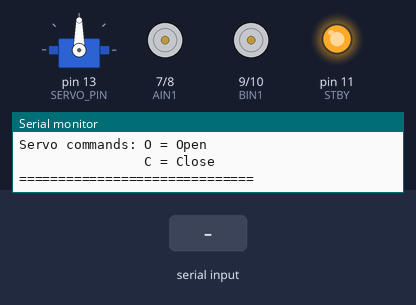
The sketch below on a simulated Arduino Nano, built with avr-gcc and run on an emulated ATmega328P. On the bench: servo, motor-driver pin pairs drawn as motors (green arrow = first pin HIGH = forward, orange = second pin HIGH = backward, longer = more drive, scaled by the enable pin, stopped while the standby pin is LOW), output pins drawn as LEDs (lit = HIGH), the last lines printed to the serial monitor. The test bench sets the inputs (shaded band).

Above: at 1.3 s.
1.4 s: "F\n" received over Serial
At 2.2 s:
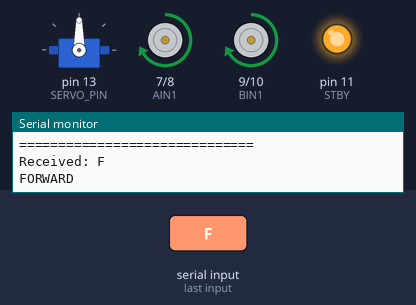
3.9 s: byte 66 ('B') received over Serial
At 4.3 s:
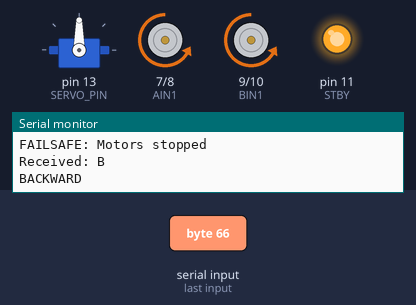
6.4 s: byte 76 ('L') received over Serial
At 7.2 s:
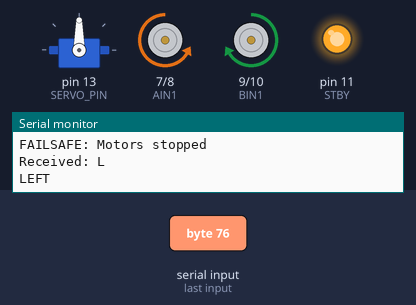
8.9 s: byte 82 ('R') received over Serial
At 9.3 s:
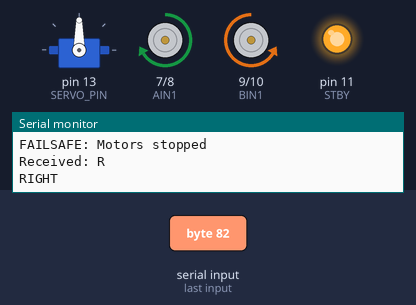
11.4 s: byte 85 ('U') received over Serial
At 12.4 s:
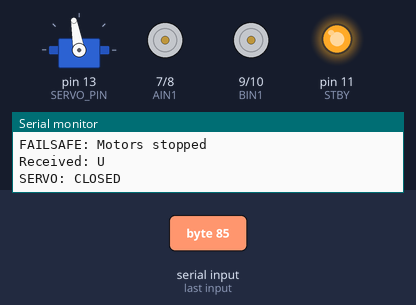
12.9 s: byte 70 ('F') received over Serial
At 13.6 s:
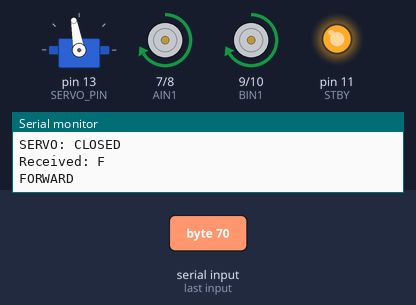
Timing chart, 0 to 15.9 s (numbered marks = the images above; inputs shaded):
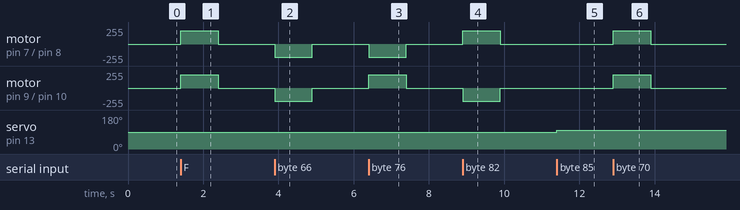

The sketch:

RoboMission.ino
```cpp
#include <Servo.h>

// ========================================
// HC-06 BLUETOOTH
// HC-06 TXD -> Arduino Nano RX0 (D0)
// HC-06 RXD -> Arduino Nano TX1 (D1)
// ========================================

// TB6612FNG motor driver pins
#define PWMA 5
#define PWMB 6

#define AIN1 7
#define AIN2 8

#define BIN1 9
#define BIN2 10

#define STBY 11

// Digital servo signal pin
#define SERVO_PIN 13

Servo clawServo;

// Servo positions - adjust as needed
const int SERVO_OPEN = 90;
const int SERVO_CLOSED = 100;

// Motor speed: 0-255
int motorSpeed = 200;

char command;

// Movement failsafe
unsigned long lastCommandTime = 0;
const unsigned long timeout = 1000;

// ========================================
// SETUP
// ========================================
void setup() {
  // Motor pins
  pinMode(PWMA, OUTPUT);
  pinMode(PWMB, OUTPUT);

  pinMode(AIN1, OUTPUT);
  pinMode(AIN2, OUTPUT);

  pinMode(BIN1, OUTPUT);
  pinMode(BIN2, OUTPUT);

  pinMode(STBY, OUTPUT);

  // Enable motor driver
  digitalWrite(STBY, HIGH);

  // Stop motors at startup
  stopMotors();

  // Initialize servo
  clawServo.attach(SERVO_PIN);
  clawServo.write(SERVO_OPEN);

  // Bluetooth serial connection
  Serial.begin(9600);

  Serial.println("==============================");
  Serial.println("Sumobot HC-06 Ready");
  Serial.println("Motor commands: F B L R S");
  Serial.println("Servo commands: O = Open");
  Serial.println("                C = Close");
  Serial.println("==============================");
}

// ========================================
// MAIN LOOP
// ========================================
void loop() {
  if (Serial.available()) {
    command = Serial.read();

    // Convert lowercase to uppercase
    if (command >= 'a' && command <= 'z') {
      command -= 32;
    }

    // Ignore line endings from serial apps
    if (command == '\n' || command == '\r') {
      return;
    }

    Serial.print("Received: ");
    Serial.println(command);

    switch (command) {

      // ----- MOVEMENT -----

      case 'F':
        forward();
        lastCommandTime = millis();
        Serial.println("FORWARD");
        break;

      case 'B':
        backward();
        lastCommandTime = millis();
        Serial.println("BACKWARD");
        break;

      case 'L':
        left();
        lastCommandTime = millis();
        Serial.println("LEFT");
        break;

      case 'R':
        right();
        lastCommandTime = millis();
        Serial.println("RIGHT");
        break;

      case 'S':
        stopMotors();
        lastCommandTime = 0;
        Serial.println("STOP");
        break;

      // ----- SERVO CONTROL -----

      case 'W':
        clawServo.write(SERVO_OPEN);
        Serial.println("SERVO: OPEN");
        break;

      case 'U':
        clawServo.write(SERVO_CLOSED);
        Serial.println("SERVO: CLOSED");
        break;

      default:
        Serial.println("Unknown command");
        break;
    }
  }

  // Motor movement failsafe
  if (lastCommandTime != 0 &&
      millis() - lastCommandTime > timeout) {

    stopMotors();
    lastCommandTime = 0;

    Serial.println("FAILSAFE: Motors stopped");
  }
}

// ========================================
// FORWARD
// ========================================
void forward() {
  digitalWrite(AIN1, HIGH);
  digitalWrite(AIN2, LOW);

  digitalWrite(BIN1, HIGH);
  digitalWrite(BIN2, LOW);

  analogWrite(PWMA, motorSpeed);
  analogWrite(PWMB, motorSpeed);
}

// ========================================
// BACKWARD
// ========================================
void backward() {
  digitalWrite(AIN1, LOW);
  digitalWrite(AIN2, HIGH);

  digitalWrite(BIN1, LOW);
  digitalWrite(BIN2, HIGH);

  analogWrite(PWMA, motorSpeed);
  analogWrite(PWMB, motorSpeed);
}

// ========================================
// LEFT
// ========================================
void left() {
  digitalWrite(AIN1, LOW);
  digitalWrite(AIN2, HIGH);

  digitalWrite(BIN1, HIGH);
  digitalWrite(BIN2, LOW);

  analogWrite(PWMA, motorSpeed);
  analogWrite(PWMB, motorSpeed);
}

// ========================================
// RIGHT
// ========================================
void right() {
  digitalWrite(AIN1, HIGH);
  digitalWrite(AIN2, LOW);

  digitalWrite(BIN1, LOW);
  digitalWrite(BIN2, HIGH);

  analogWrite(PWMA, motorSpeed);
  analogWrite(PWMB, motorSpeed);
}

// ========================================
// STOP MOTORS
// ========================================
void stopMotors() {
  analogWrite(PWMA, 0);
  analogWrite(PWMB, 0);

  digitalWrite(AIN1, LOW);
  digitalWrite(AIN2, LOW);

  digitalWrite(BIN1, LOW);
  digitalWrite(BIN2, LOW);
}
```

Measured:
- after the input at 1.4 s, motor on pin 7 (AIN1) / pin 8 (AIN2), motor on pin 9 (BIN1) / pin 10 (BIN2): stopped → forward 200/255 at once, → stopped 1.0 s later
- after the input at 3.9 s, motor on pin 7 (AIN1) / pin 8 (AIN2), motor on pin 9 (BIN1) / pin 10 (BIN2): stopped → backward 200/255 at once, → stopped 1.0 s later
- after the input at 6.4 s, motor on pin 7 (AIN1) / pin 8 (AIN2): stopped → backward 200/255 at once, → stopped 1.0 s later; motor on pin 9 (BIN1) / pin 10 (BIN2): stopped → forward 200/255 at once, → stopped 1.0 s later
- after the input at 8.9 s, motor on pin 7 (AIN1) / pin 8 (AIN2): stopped → forward 200/255 at once, → stopped 1.0 s later; motor on pin 9 (BIN1) / pin 10 (BIN2): stopped → backward 200/255 at once, → stopped 1.0 s later
- after the input at 11.4 s, servo on pin 13 (SERVO_PIN): 90° → 100° at once
- after the input at 12.9 s, motor on pin 7 (AIN1) / pin 8 (AIN2), motor on pin 9 (BIN1) / pin 10 (BIN2): stopped → forward 200/255 at once, → stopped 1.0 s later
